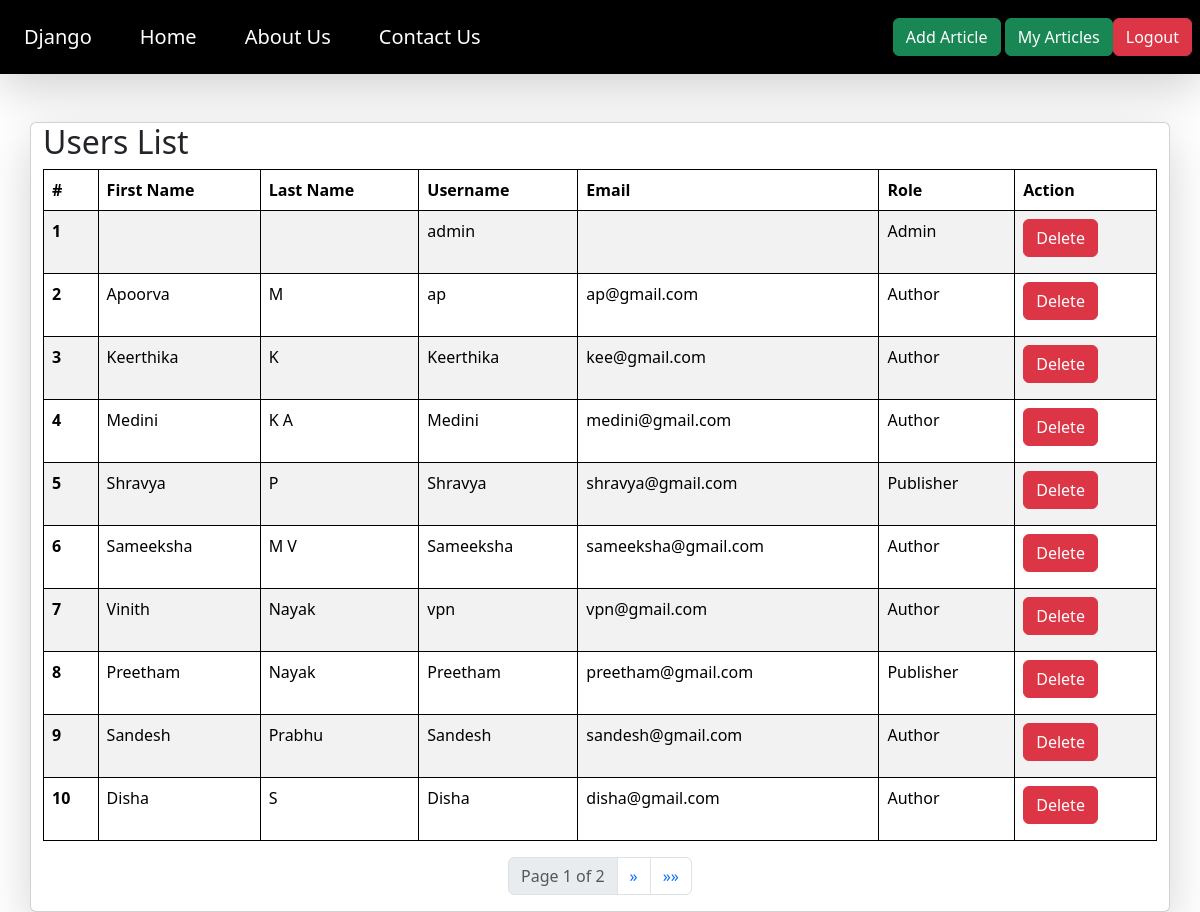
The page /view_users/ (signed in) on the database its author committed.
### articles/models.py (models this page shows)
class CustomUser(AbstractUser):
  is_author = models.BooleanField(default=False)
  is_publisher = models.BooleanField(default=False)

### articles/views.py (the view)
# urls.py: path('view_users/', view_users, name="view_users"),
def view_users(request):
  queryset= CustomUser.objects.all()
  paginator = Paginator(queryset, 10)  # Set the number of articles per page (e.g., 10)
  page_number = request.GET.get('page')
  user = paginator.get_page(page_number)
  context = {'users': user}
  return render(request, "view_user.html",context)

### articles/templates/view_user.html (shortened to what this page needs)
{% extends "base.html" %}
{% block start %}
<div class="container mt-5 card shadow-lg">
  <h2>Users List</h2>
  <table class="table table-striped" style="width:100%">
    <thead class="thead-dark">
      <tr>
        <th scope="col">#</th>
        <th scope="col">First Name</th>
        <th scope="col">Last Name</th>
        <th scope="col">Username</th>
        <th scope="col">Email</th>
        <th scope="col">Role</th>
        <th scope="col">Action</th>
      </tr>
    </thead>
    <tbody>
      {% for user in users %}
      <tr>
        <th scope="row">{{ forloop.counter }}</th>
        <td>{{ user.first_name}}</td>
        <td>{{ user.last_name }}</td>
        <td>{{ user.username }}</td>
        <td>{{ user.email }}</td>
        <td>
          {% if user.is_author %}
            Author
          {% elif user.is_publisher %}
            Publisher
          {% elif user.is_superuser %}
            Admin
          {% endif %}
        </td>
        <td>
          <a href="/delete_user/{{ user.id }}" class="btn btn-danger mb-2">Delete</a>
        </td>
      </tr>
      {% endfor %}
    </tbody>
  </table>
  <nav aria-label="Page navigation example">
    <ul class="pagination justify-content-center">
      <li class="page-item disabled"><span class="page-link">Page {{ users.number }} of {{ users.paginator.num_pages }}</span></li>
      {% if users.has_next %}
      <li class="page-item">
        <a class="page-link" href="?page={{ users.next_page_number }}" aria-label="Next">
          <span aria-hidden="true">&raquo;</span>
        </a>
      </li>
      <li class="page-item">
        <a class="page-link" href="?page={{ users.paginator.num_pages }}" aria-label="Last">
          <span aria-hidden="true">&raquo;&raquo;</span>
        </a>
      </li>
      {% endif %}
    </ul>
  </nav>
</div>
{% endblock %}

### articles/templates/base.html (style rules this page uses)
table, th, td { border: 1px solid black; }

### rows shown on the page
CustomUser: username "admin", is_author "Admin"
CustomUser: first_name "Apoorva", last_name "M", username "ap", email "ap@gmail.com", is_author "Author"
CustomUser: first_name "Keerthika", last_name "K", username "Keerthika", email "kee@gmail.com", is_author "Author"
CustomUser: first_name "Medini", last_name "K A", username "Medini", email "medini@gmail.com", is_author "Author"
CustomUser: first_name "Shravya", last_name "P", username "Shravya", email "shravya@gmail.com", is_author "Publisher"
CustomUser: first_name "Sameeksha", last_name "M V", username "Sameeksha", email "sameeksha@gmail.com", is_author "Author"
CustomUser: first_name "Vinith", last_name "Nayak", username "vpn", email "vpn@gmail.com", is_author "Author"
CustomUser: first_name "Preetham", last_name "Nayak", username "Preetham", email "preetham@gmail.com", is_author "Publisher"
CustomUser: first_name "Sandesh", last_name "Prabhu", username "Sandesh", email "sandesh@gmail.com", is_author "Author"
CustomUser: first_name "Disha", last_name "S", username "Disha", email "disha@gmail.com", is_author "Author"

### other values the page prints
{{ users.number }} "1"
{{ users.paginator.num_pages }} "2"
